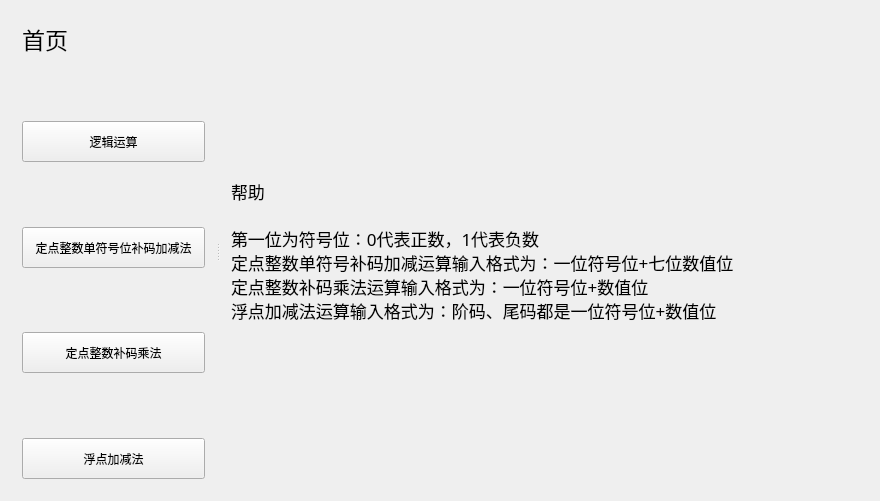
<?xml version="1.0" encoding="UTF-8"?>
<ui version="4.0">
 <class>Widget</class>
 <widget class="QWidget" name="Widget">
  <property name="geometry">
   <rect>
    <x>0</x>
    <y>0</y>
    <width>880</width>
    <height>501</height>
   </rect>
  </property>
  <property name="windowTitle">
   <string>Widget</string>
  </property>
  <layout class="QGridLayout" name="gridLayout">
   <item row="0" column="0">
    <widget class="QSplitter" name="splitter">
     <property name="orientation">
      <enum>Qt::Horizontal</enum>
     </property>
     <widget class="QWidget" name="sideWidget" native="true">
      <layout class="QGridLayout" name="gridLayout_2">
       <item row="5" column="0" colspan="3">
        <widget class="QPushButton" name="pushButtonPage0_2">
         <property name="minimumSize">
          <size>
           <width>141</width>
           <height>41</height>
          </size>
         </property>
         <property name="text">
          <string>定点整数单符号位补码加减法</string>
         </property>
        </widget>
       </item>
       <item row="8" column="1" colspan="2">
        <spacer name="verticalSpacer_4">
         <property name="orientation">
          <enum>Qt::Vertical</enum>
         </property>
         <property name="sizeHint" stdset="0">
          <size>
           <width>20</width>
           <height>58</height>
          </size>
         </property>
        </spacer>
       </item>
       <item row="7" column="0" colspan="3">
        <widget class="QPushButton" name="pushButtonPage0_3">
         <property name="minimumSize">
          <size>
           <width>141</width>
           <height>41</height>
          </size>
         </property>
         <property name="text">
          <string>定点整数补码乘法</string>
         </property>
        </widget>
       </item>
       <item row="6" column="1">
        <spacer name="verticalSpacer_3">
         <property name="orientation">
          <enum>Qt::Vertical</enum>
         </property>
         <property name="sizeHint" stdset="0">
          <size>
           <width>20</width>
           <height>49</height>
          </size>
         </property>
        </spacer>
       </item>
       <item row="3" column="0" colspan="3">
        <widget class="QPushButton" name="pushButtonPage0_1">
         <property name="minimumSize">
          <size>
           <width>141</width>
           <height>41</height>
          </size>
         </property>
         <property name="text">
          <string>逻辑运算</string>
         </property>
        </widget>
       </item>
       <item row="9" column="0" colspan="3">
        <widget class="QPushButton" name="pushButtonPage0_4">
         <property name="minimumSize">
          <size>
           <width>141</width>
           <height>41</height>
          </size>
         </property>
         <property name="text">
          <string>浮点加减法</string>
         </property>
        </widget>
       </item>
       <item row="4" column="1" colspan="2">
        <spacer name="verticalSpacer_2">
         <property name="orientation">
          <enum>Qt::Vertical</enum>
         </property>
         <property name="sizeHint" stdset="0">
          <size>
           <width>20</width>
           <height>48</height>
          </size>
         </property>
        </spacer>
       </item>
       <item row="2" column="0">
        <spacer name="verticalSpacer">
         <property name="orientation">
          <enum>Qt::Vertical</enum>
         </property>
         <property name="sizeHint" stdset="0">
          <size>
           <width>20</width>
           <height>38</height>
          </size>
         </property>
        </spacer>
       </item>
       <item row="0" column="0" colspan="3">
        <widget class="QLabel" name="label">
         <property name="font">
          <font>
           <family>微软雅黑</family>
           <pointsize>17</pointsize>
          </font>
         </property>
         <property name="text">
          <string>首页</string>
         </property>
         <property name="wordWrap">
          <bool>true</bool>
         </property>
        </widget>
       </item>
      </layout>
     </widget>
     <widget class="QStackedWidget" name="stackedWidget">
      <property name="currentIndex">
       <number>5</number>
      </property>
      <widget class="QWidget" name="page">
       <layout class="QGridLayout" name="gridLayout_8">
        <item row="0" column="1">
         <widget class="QLabel" name="label_2">
          <property name="font">
           <font>
            <pointsize>17</pointsize>
           </font>
          </property>
          <property name="text">
           <string>计算机组成算法实现（三）</string>
          </property>
         </widget>
        </item>
        <item row="1" column="0">
         <spacer name="horizontalSpacer_11">
          <property name="orientation">
           <enum>Qt::Horizontal</enum>
          </property>
          <property name="sizeHint" stdset="0">
           <size>
            <width>129</width>
            <height>20</height>
           </size>
          </property>
         </spacer>
        </item>
        <item row="1" column="2">
         <spacer name="horizontalSpacer_12">
          <property name="orientation">
           <enum>Qt::Horizontal</enum>
          </property>
          <property name="sizeHint" stdset="0">
           <size>
            <width>128</width>
            <height>20</height>
           </size>
          </property>
         </spacer>
        </item>
        <item row="2" column="0" colspan="3">
         <widget class="QWidget" name="widget_4" native="true">
          <layout class="QGridLayout" name="gridLayout_3">
           <item row="0" column="4">
            <spacer name="horizontalSpacer_2">
             <property name="orientation">
              <enum>Qt::Horizontal</enum>
             </property>
             <property name="sizeHint" stdset="0">
              <size>
               <width>105</width>
               <height>20</height>
              </size>
             </property>
            </spacer>
           </item>
           <item row="2" column="2">
            <widget class="QPushButton" name="pushButtonLogin">
             <property name="text">
              <string>确认</string>
             </property>
            </widget>
           </item>
           <item row="2" column="3">
            <spacer name="horizontalSpacer_4">
             <property name="orientation">
              <enum>Qt::Horizontal</enum>
             </property>
             <property name="sizeHint" stdset="0">
              <size>
               <width>106</width>
               <height>20</height>
              </size>
             </property>
            </spacer>
           </item>
           <item row="0" column="0">
            <spacer name="horizontalSpacer">
             <property name="orientation">
              <enum>Qt::Horizontal</enum>
             </property>
             <property name="sizeHint" stdset="0">
              <size>
               <width>106</width>
               <height>20</height>
              </size>
             </property>
            </spacer>
           </item>
           <item row="1" column="2">
            <spacer name="verticalSpacer_6">
             <property name="orientation">
              <enum>Qt::Vertical</enum>
             </property>
             <property name="sizeType">
              <enum>QSizePolicy::Maximum</enum>
             </property>
             <property name="sizeHint" stdset="0">
              <size>
               <width>20</width>
               <height>50</height>
              </size>
             </property>
            </spacer>
           </item>
           <item row="2" column="1">
            <spacer name="horizontalSpacer_3">
             <property name="orientation">
              <enum>Qt::Horizontal</enum>
             </property>
             <property name="sizeHint" stdset="0">
              <size>
               <width>105</width>
               <height>20</height>
              </size>
             </property>
            </spacer>
           </item>
           <item row="0" column="1" colspan="3">
            <layout class="QHBoxLayout" name="horizontalLayout">
             <item>
              <widget class="QLabel" name="label_3">
               <property name="font">
                <font>
                 <pointsize>13</pointsize>
                </font>
               </property>
               <property name="text">
                <string>输入口令：</string>
               </property>
              </widget>
             </item>
             <item>
              <widget class="QLineEdit" name="passwordEdit"/>
             </item>
            </layout>
           </item>
          </layout>
         </widget>
        </item>
       </layout>
      </widget>
      <widget class="QWidget" name="page_2">
       <layout class="QGridLayout" name="gridLayout_7">
        <item row="0" column="0">
         <widget class="QWidget" name="widget_2" native="true">
          <layout class="QGridLayout" name="gridLayout_5"/>
         </widget>
        </item>
        <item row="1" column="0">
         <widget class="QWidget" name="widget_3" native="true">
          <layout class="QGridLayout" name="gridLayout_6">
           <item row="0" column="0">
            <layout class="QHBoxLayout" name="horizontalLayout_2">
             <item>
              <layout class="QVBoxLayout" name="verticalLayout"/>
             </item>
             <item>
              <spacer name="horizontalSpacer_30">
               <property name="orientation">
                <enum>Qt::Horizontal</enum>
               </property>
               <property name="sizeHint" stdset="0">
                <size>
                 <width>40</width>
                 <height>20</height>
                </size>
               </property>
              </spacer>
             </item>
             <item>
              <widget class="QLabel" name="label_5">
               <property name="text">
                <string>请输入第一个数：</string>
               </property>
              </widget>
             </item>
             <item>
              <widget class="QLineEdit" name="lineEditPage1_1"/>
             </item>
             <item>
              <spacer name="horizontalSpacer_31">
               <property name="orientation">
                <enum>Qt::Horizontal</enum>
               </property>
               <property name="sizeHint" stdset="0">
                <size>
                 <width>40</width>
                 <height>20</height>
                </size>
               </property>
              </spacer>
             </item>
            </layout>
           </item>
           <item row="1" column="0">
            <spacer name="verticalSpacer_8">
             <property name="orientation">
              <enum>Qt::Vertical</enum>
             </property>
             <property name="sizeType">
              <enum>QSizePolicy::Maximum</enum>
             </property>
             <property name="sizeHint" stdset="0">
              <size>
               <width>20</width>
               <height>50</height>
              </size>
             </property>
            </spacer>
           </item>
           <item row="2" column="0">
            <layout class="QHBoxLayout" name="horizontalLayout_4">
             <item>
              <spacer name="horizontalSpacer_32">
               <property name="orientation">
                <enum>Qt::Horizontal</enum>
               </property>
               <property name="sizeHint" stdset="0">
                <size>
                 <width>40</width>
                 <height>20</height>
                </size>
               </property>
              </spacer>
             </item>
             <item>
              <widget class="QLabel" name="label_7">
               <property name="text">
                <string>请输入第二个数：</string>
               </property>
              </widget>
             </item>
             <item>
              <widget class="QLineEdit" name="lineEditPage1_2"/>
             </item>
             <item>
              <spacer name="horizontalSpacer_33">
               <property name="orientation">
                <enum>Qt::Horizontal</enum>
               </property>
               <property name="sizeHint" stdset="0">
                <size>
                 <width>40</width>
                 <height>20</height>
                </size>
               </property>
              </spacer>
             </item>
            </layout>
           </item>
           <item row="3" column="0">
            <spacer name="verticalSpacer_9">
             <property name="orientation">
              <enum>Qt::Vertical</enum>
             </property>
             <property name="sizeType">
              <enum>QSizePolicy::Maximum</enum>
             </property>
             <property name="sizeHint" stdset="0">
              <size>
               <width>20</width>
               <height>50</height>
              </size>
             </property>
            </spacer>
           </item>
           <item row="4" column="0">
            <layout class="QHBoxLayout" name="horizontalLayout_3">
             <item>
              <spacer name="horizontalSpacer_34">
               <property name="orientation">
                <enum>Qt::Horizontal</enum>
               </property>
               <property name="sizeHint" stdset="0">
                <size>
                 <width>40</width>
                 <height>20</height>
                </size>
               </property>
              </spacer>
             </item>
             <item>
              <widget class="QLabel" name="label_6">
               <property name="text">
                <string>结果为：</string>
               </property>
              </widget>
             </item>
             <item>
              <widget class="QLineEdit" name="lineEditPage1_3"/>
             </item>
             <item>
              <spacer name="horizontalSpacer_35">
               <property name="orientation">
                <enum>Qt::Horizontal</enum>
               </property>
               <property name="sizeHint" stdset="0">
                <size>
                 <width>40</width>
                 <height>20</height>
                </size>
               </property>
              </spacer>
             </item>
            </layout>
           </item>
          </layout>
         </widget>
        </item>
        <item row="2" column="0">
         <widget class="QWidget" name="widget" native="true">
          <layout class="QGridLayout" name="gridLayout_4">
           <item row="0" column="0">
            <layout class="QHBoxLayout" name="horizontalLayout_5">
             <item>
              <widget class="QPushButton" name="pushButtonPage1_Input">
               <property name="text">
                <string>输入</string>
               </property>
              </widget>
             </item>
             <item>
              <spacer name="horizontalSpacer_5">
               <property name="orientation">
                <enum>Qt::Horizontal</enum>
               </property>
               <property name="sizeHint" stdset="0">
                <size>
                 <width>40</width>
                 <height>20</height>
                </size>
               </property>
              </spacer>
             </item>
             <item>
              <widget class="QPushButton" name="pushButtonPage1_Non">
               <property name="text">
                <string>逻辑非</string>
               </property>
              </widget>
             </item>
             <item>
              <spacer name="horizontalSpacer_6">
               <property name="orientation">
                <enum>Qt::Horizontal</enum>
               </property>
               <property name="sizeHint" stdset="0">
                <size>
                 <width>40</width>
                 <height>20</height>
                </size>
               </property>
              </spacer>
             </item>
             <item>
              <widget class="QPushButton" name="pushButtonPage1_Create">
               <property name="text">
                <string>逻辑加</string>
               </property>
              </widget>
             </item>
            </layout>
           </item>
           <item row="1" column="0">
            <layout class="QHBoxLayout" name="horizontalLayout_6">
             <item>
              <widget class="QPushButton" name="pushButtonPage1_Mul">
               <property name="text">
                <string>逻辑乘</string>
               </property>
              </widget>
             </item>
             <item>
              <spacer name="horizontalSpacer_7">
               <property name="orientation">
                <enum>Qt::Horizontal</enum>
               </property>
               <property name="sizeHint" stdset="0">
                <size>
                 <width>40</width>
                 <height>20</height>
                </size>
               </property>
              </spacer>
             </item>
             <item>
              <widget class="QPushButton" name="pushButtonPage1_Exc">
               <property name="text">
                <string>逻辑异</string>
               </property>
              </widget>
             </item>
             <item>
              <spacer name="horizontalSpacer_8">
               <property name="orientation">
                <enum>Qt::Horizontal</enum>
               </property>
               <property name="sizeHint" stdset="0">
                <size>
                 <width>40</width>
                 <height>20</height>
                </size>
               </property>
              </spacer>
             </item>
             <item>
              <widget class="QPushButton" name="pushButtonPage1_return">
               <property name="text">
                <string>返回</string>
               </property>
              </widget>
             </item>
            </layout>
           </item>
          </layout>
         </widget>
        </item>
       </layout>
      </widget>
      <widget class="QWidget" name="page_3">
       <layout class="QGridLayout" name="gridLayout_11">
        <item row="0" column="0">
         <spacer name="horizontalSpacer_9">
          <property name="orientation">
           <enum>Qt::Horizontal</enum>
          </property>
          <property name="sizeType">
           <enum>QSizePolicy::Maximum</enum>
          </property>
          <property name="sizeHint" stdset="0">
           <size>
            <width>120</width>
            <height>20</height>
           </size>
          </property>
         </spacer>
        </item>
        <item row="0" column="1">
         <widget class="QWidget" name="widget_5" native="true">
          <layout class="QGridLayout" name="gridLayout_10">
           <item row="3" column="0">
            <layout class="QHBoxLayout" name="horizontalLayout_8">
             <item>
              <widget class="QLabel" name="label_10">
               <property name="text">
                <string>请输入第二个数（输入为补码）：</string>
               </property>
              </widget>
             </item>
             <item>
              <widget class="QLineEdit" name="lineEditPage2_2"/>
             </item>
            </layout>
           </item>
           <item row="1" column="0">
            <layout class="QHBoxLayout" name="horizontalLayout_7">
             <item>
              <widget class="QLabel" name="label_9">
               <property name="text">
                <string>请输入第一个数（输入为补码）：</string>
               </property>
              </widget>
             </item>
             <item>
              <widget class="QLineEdit" name="lineEditPage2_1"/>
             </item>
            </layout>
           </item>
           <item row="4" column="0">
            <spacer name="verticalSpacer_7">
             <property name="orientation">
              <enum>Qt::Vertical</enum>
             </property>
             <property name="sizeHint" stdset="0">
              <size>
               <width>20</width>
               <height>43</height>
              </size>
             </property>
            </spacer>
           </item>
           <item row="2" column="0">
            <spacer name="verticalSpacer_5">
             <property name="orientation">
              <enum>Qt::Vertical</enum>
             </property>
             <property name="sizeHint" stdset="0">
              <size>
               <width>20</width>
               <height>41</height>
              </size>
             </property>
            </spacer>
           </item>
           <item row="5" column="0">
            <layout class="QHBoxLayout" name="horizontalLayout_9">
             <item>
              <widget class="QLabel" name="label_11">
               <property name="text">
                <string>加 法 结 果 为（补码）：</string>
               </property>
              </widget>
             </item>
             <item>
              <widget class="QLineEdit" name="lineEditPage2_3"/>
             </item>
            </layout>
           </item>
           <item row="6" column="0">
            <spacer name="verticalSpacer_10">
             <property name="orientation">
              <enum>Qt::Vertical</enum>
             </property>
             <property name="sizeHint" stdset="0">
              <size>
               <width>20</width>
               <height>41</height>
              </size>
             </property>
            </spacer>
           </item>
           <item row="7" column="0">
            <layout class="QHBoxLayout" name="horizontalLayout_10">
             <item>
              <widget class="QLabel" name="label_12">
               <property name="text">
                <string>减 法 结 果 为（补码）：</string>
               </property>
              </widget>
             </item>
             <item>
              <widget class="QLineEdit" name="lineEditPage2_4"/>
             </item>
            </layout>
           </item>
           <item row="0" column="0">
            <spacer name="verticalSpacer_11">
             <property name="orientation">
              <enum>Qt::Vertical</enum>
             </property>
             <property name="sizeHint" stdset="0">
              <size>
               <width>20</width>
               <height>65</height>
              </size>
             </property>
            </spacer>
           </item>
          </layout>
         </widget>
        </item>
        <item row="0" column="2">
         <spacer name="horizontalSpacer_10">
          <property name="orientation">
           <enum>Qt::Horizontal</enum>
          </property>
          <property name="sizeType">
           <enum>QSizePolicy::Maximum</enum>
          </property>
          <property name="sizeHint" stdset="0">
           <size>
            <width>120</width>
            <height>20</height>
           </size>
          </property>
         </spacer>
        </item>
        <item row="1" column="0" colspan="3">
         <widget class="QWidget" name="widget_6" native="true">
          <layout class="QGridLayout" name="gridLayout_9">
           <item row="0" column="0">
            <widget class="QPushButton" name="pushButtonPage2_Input">
             <property name="minimumSize">
              <size>
               <width>150</width>
               <height>0</height>
              </size>
             </property>
             <property name="text">
              <string>输入</string>
             </property>
            </widget>
           </item>
           <item row="0" column="1">
            <spacer name="horizontalSpacer_15">
             <property name="orientation">
              <enum>Qt::Horizontal</enum>
             </property>
             <property name="sizeHint" stdset="0">
              <size>
               <width>105</width>
               <height>20</height>
              </size>
             </property>
            </spacer>
           </item>
           <item row="0" column="3">
            <widget class="QPushButton" name="pushButtonPage2_Return">
             <property name="minimumSize">
              <size>
               <width>150</width>
               <height>0</height>
              </size>
             </property>
             <property name="text">
              <string>返回</string>
             </property>
            </widget>
           </item>
           <item row="1" column="0">
            <widget class="QPushButton" name="pushButtonPage2_Plus">
             <property name="text">
              <string>加法</string>
             </property>
            </widget>
           </item>
           <item row="1" column="2">
            <spacer name="horizontalSpacer_16">
             <property name="orientation">
              <enum>Qt::Horizontal</enum>
             </property>
             <property name="sizeHint" stdset="0">
              <size>
               <width>104</width>
               <height>20</height>
              </size>
             </property>
            </spacer>
           </item>
           <item row="1" column="3">
            <widget class="QPushButton" name="pushButtonPage2_Del">
             <property name="text">
              <string>减法</string>
             </property>
            </widget>
           </item>
          </layout>
         </widget>
        </item>
       </layout>
      </widget>
      <widget class="QWidget" name="page_4">
       <layout class="QGridLayout" name="gridLayout_14">
        <item row="0" column="0">
         <widget class="QWidget" name="widget_7" native="true">
          <layout class="QGridLayout" name="gridLayout_13">
           <item row="0" column="0">
            <spacer name="verticalSpacer_14">
             <property name="orientation">
              <enum>Qt::Vertical</enum>
             </property>
             <property name="sizeType">
              <enum>QSizePolicy::Maximum</enum>
             </property>
             <property name="sizeHint" stdset="0">
              <size>
               <width>20</width>
               <height>60</height>
              </size>
             </property>
            </spacer>
           </item>
           <item row="1" column="0" colspan="2">
            <layout class="QHBoxLayout" name="horizontalLayout_11">
             <item>
              <spacer name="horizontalSpacer_24">
               <property name="orientation">
                <enum>Qt::Horizontal</enum>
               </property>
               <property name="sizeType">
                <enum>QSizePolicy::Maximum</enum>
               </property>
               <property name="sizeHint" stdset="0">
                <size>
                 <width>100</width>
                 <height>20</height>
                </size>
               </property>
              </spacer>
             </item>
             <item>
              <widget class="QLabel" name="label_14">
               <property name="text">
                <string>请输入被乘数：</string>
               </property>
              </widget>
             </item>
             <item>
              <widget class="QLineEdit" name="lineEditPage3_1"/>
             </item>
             <item>
              <spacer name="horizontalSpacer_25">
               <property name="orientation">
                <enum>Qt::Horizontal</enum>
               </property>
               <property name="sizeType">
                <enum>QSizePolicy::Maximum</enum>
               </property>
               <property name="sizeHint" stdset="0">
                <size>
                 <width>100</width>
                 <height>20</height>
                </size>
               </property>
              </spacer>
             </item>
            </layout>
           </item>
           <item row="2" column="1">
            <spacer name="verticalSpacer_12">
             <property name="orientation">
              <enum>Qt::Vertical</enum>
             </property>
             <property name="sizeType">
              <enum>QSizePolicy::Maximum</enum>
             </property>
             <property name="sizeHint" stdset="0">
              <size>
               <width>20</width>
               <height>60</height>
              </size>
             </property>
            </spacer>
           </item>
           <item row="3" column="0" colspan="2">
            <layout class="QHBoxLayout" name="horizontalLayout_12">
             <item>
              <spacer name="horizontalSpacer_26">
               <property name="orientation">
                <enum>Qt::Horizontal</enum>
               </property>
               <property name="sizeType">
                <enum>QSizePolicy::Maximum</enum>
               </property>
               <property name="sizeHint" stdset="0">
                <size>
                 <width>100</width>
                 <height>20</height>
                </size>
               </property>
              </spacer>
             </item>
             <item>
              <widget class="QLabel" name="label_15">
               <property name="text">
                <string>请输入乘数：</string>
               </property>
              </widget>
             </item>
             <item>
              <widget class="QLineEdit" name="lineEditPage3_2"/>
             </item>
             <item>
              <spacer name="horizontalSpacer_27">
               <property name="orientation">
                <enum>Qt::Horizontal</enum>
               </property>
               <property name="sizeType">
                <enum>QSizePolicy::Maximum</enum>
               </property>
               <property name="sizeHint" stdset="0">
                <size>
                 <width>100</width>
                 <height>20</height>
                </size>
               </property>
              </spacer>
             </item>
            </layout>
           </item>
           <item row="4" column="1">
            <spacer name="verticalSpacer_13">
             <property name="orientation">
              <enum>Qt::Vertical</enum>
             </property>
             <property name="sizeType">
              <enum>QSizePolicy::Maximum</enum>
             </property>
             <property name="sizeHint" stdset="0">
              <size>
               <width>20</width>
               <height>60</height>
              </size>
             </property>
            </spacer>
           </item>
           <item row="5" column="0" colspan="2">
            <layout class="QHBoxLayout" name="horizontalLayout_13">
             <item>
              <spacer name="horizontalSpacer_28">
               <property name="orientation">
                <enum>Qt::Horizontal</enum>
               </property>
               <property name="sizeType">
                <enum>QSizePolicy::Maximum</enum>
               </property>
               <property name="sizeHint" stdset="0">
                <size>
                 <width>100</width>
                 <height>20</height>
                </size>
               </property>
              </spacer>
             </item>
             <item>
              <widget class="QLabel" name="label_16">
               <property name="text">
                <string>乘法结果为：</string>
               </property>
              </widget>
             </item>
             <item>
              <widget class="QLineEdit" name="lineEditPage3_3"/>
             </item>
             <item>
              <widget class="QLabel" name="label_13">
               <property name="text">
                <string/>
               </property>
              </widget>
             </item>
             <item>
              <spacer name="horizontalSpacer_29">
               <property name="orientation">
                <enum>Qt::Horizontal</enum>
               </property>
               <property name="sizeType">
                <enum>QSizePolicy::Maximum</enum>
               </property>
               <property name="sizeHint" stdset="0">
                <size>
                 <width>100</width>
                 <height>20</height>
                </size>
               </property>
              </spacer>
             </item>
            </layout>
           </item>
          </layout>
         </widget>
        </item>
        <item row="1" column="0">
         <widget class="QWidget" name="widget_8" native="true">
          <layout class="QGridLayout" name="gridLayout_12">
           <item row="0" column="0">
            <widget class="QPushButton" name="pushButtonPage3_Input">
             <property name="text">
              <string>输入</string>
             </property>
            </widget>
           </item>
           <item row="0" column="1">
            <spacer name="horizontalSpacer_17">
             <property name="orientation">
              <enum>Qt::Horizontal</enum>
             </property>
             <property name="sizeHint" stdset="0">
              <size>
               <width>139</width>
               <height>20</height>
              </size>
             </property>
            </spacer>
           </item>
           <item row="0" column="2">
            <widget class="QPushButton" name="pushButtonPage3_Mul">
             <property name="text">
              <string>乘法</string>
             </property>
            </widget>
           </item>
           <item row="0" column="3">
            <spacer name="horizontalSpacer_18">
             <property name="orientation">
              <enum>Qt::Horizontal</enum>
             </property>
             <property name="sizeHint" stdset="0">
              <size>
               <width>139</width>
               <height>20</height>
              </size>
             </property>
            </spacer>
           </item>
           <item row="0" column="4">
            <widget class="QPushButton" name="pushButtonPage3_Return">
             <property name="text">
              <string>返回</string>
             </property>
            </widget>
           </item>
          </layout>
         </widget>
        </item>
       </layout>
      </widget>
      <widget class="QWidget" name="page_5">
       <layout class="QGridLayout" name="gridLayout_17">
        <item row="0" column="0">
         <widget class="QWidget" name="widget_9" native="true">
          <layout class="QGridLayout" name="gridLayout_16">
           <item row="0" column="1">
            <spacer name="verticalSpacer_21">
             <property name="orientation">
              <enum>Qt::Vertical</enum>
             </property>
             <property name="sizeType">
              <enum>QSizePolicy::Maximum</enum>
             </property>
             <property name="sizeHint" stdset="0">
              <size>
               <width>20</width>
               <height>60</height>
              </size>
             </property>
            </spacer>
           </item>
           <item row="1" column="0" colspan="2">
            <layout class="QHBoxLayout" name="horizontalLayout_14">
             <item>
              <widget class="QLabel" name="label_18">
               <property name="text">
                <string>第一个数的阶码：</string>
               </property>
              </widget>
             </item>
             <item>
              <widget class="QLineEdit" name="lineEditPage4_1"/>
             </item>
            </layout>
           </item>
           <item row="1" column="2" colspan="3">
            <layout class="QHBoxLayout" name="horizontalLayout_18">
             <item>
              <widget class="QLabel" name="label_22">
               <property name="text">
                <string>尾数(直接输入小数位)：</string>
               </property>
              </widget>
             </item>
             <item>
              <widget class="QLineEdit" name="lineEditPage4_2"/>
             </item>
            </layout>
           </item>
           <item row="2" column="0">
            <spacer name="verticalSpacer_15">
             <property name="orientation">
              <enum>Qt::Vertical</enum>
             </property>
             <property name="sizeType">
              <enum>QSizePolicy::Maximum</enum>
             </property>
             <property name="sizeHint" stdset="0">
              <size>
               <width>20</width>
               <height>38</height>
              </size>
             </property>
            </spacer>
           </item>
           <item row="3" column="0" colspan="2">
            <layout class="QHBoxLayout" name="horizontalLayout_15">
             <item>
              <widget class="QLabel" name="label_19">
               <property name="text">
                <string>第二个数的阶码：</string>
               </property>
              </widget>
             </item>
             <item>
              <widget class="QLineEdit" name="lineEditPage4_3"/>
             </item>
            </layout>
           </item>
           <item row="2" column="4">
            <spacer name="verticalSpacer_18">
             <property name="orientation">
              <enum>Qt::Vertical</enum>
             </property>
             <property name="sizeType">
              <enum>QSizePolicy::Maximum</enum>
             </property>
             <property name="sizeHint" stdset="0">
              <size>
               <width>20</width>
               <height>38</height>
              </size>
             </property>
            </spacer>
           </item>
           <item row="4" column="0">
            <spacer name="verticalSpacer_16">
             <property name="orientation">
              <enum>Qt::Vertical</enum>
             </property>
             <property name="sizeType">
              <enum>QSizePolicy::Maximum</enum>
             </property>
             <property name="sizeHint" stdset="0">
              <size>
               <width>20</width>
               <height>39</height>
              </size>
             </property>
            </spacer>
           </item>
           <item row="3" column="2" colspan="3">
            <layout class="QHBoxLayout" name="horizontalLayout_19">
             <item>
              <widget class="QLabel" name="label_23">
               <property name="text">
                <string>尾数（直接输入小数位）：</string>
               </property>
              </widget>
             </item>
             <item>
              <widget class="QLineEdit" name="lineEditPage4_4"/>
             </item>
            </layout>
           </item>
           <item row="4" column="3">
            <spacer name="verticalSpacer_19">
             <property name="orientation">
              <enum>Qt::Vertical</enum>
             </property>
             <property name="sizeType">
              <enum>QSizePolicy::Maximum</enum>
             </property>
             <property name="sizeHint" stdset="0">
              <size>
               <width>20</width>
               <height>13</height>
              </size>
             </property>
            </spacer>
           </item>
           <item row="6" column="0">
            <spacer name="verticalSpacer_17">
             <property name="orientation">
              <enum>Qt::Vertical</enum>
             </property>
             <property name="sizeType">
              <enum>QSizePolicy::Maximum</enum>
             </property>
             <property name="sizeHint" stdset="0">
              <size>
               <width>20</width>
               <height>44</height>
              </size>
             </property>
            </spacer>
           </item>
           <item row="6" column="4">
            <spacer name="verticalSpacer_20">
             <property name="orientation">
              <enum>Qt::Vertical</enum>
             </property>
             <property name="sizeType">
              <enum>QSizePolicy::Maximum</enum>
             </property>
             <property name="sizeHint" stdset="0">
              <size>
               <width>20</width>
               <height>38</height>
              </size>
             </property>
            </spacer>
           </item>
           <item row="5" column="0" colspan="2">
            <layout class="QHBoxLayout" name="horizontalLayout_16">
             <item>
              <widget class="QLabel" name="label_20">
               <property name="text">
                <string>加法的阶码：</string>
               </property>
              </widget>
             </item>
             <item>
              <widget class="QLineEdit" name="lineEditPage4_5"/>
             </item>
            </layout>
           </item>
           <item row="5" column="2" colspan="3">
            <layout class="QHBoxLayout" name="horizontalLayout_20">
             <item>
              <widget class="QLabel" name="label_24">
               <property name="text">
                <string>尾数：</string>
               </property>
              </widget>
             </item>
             <item>
              <widget class="QLineEdit" name="lineEditPage4_6"/>
             </item>
            </layout>
           </item>
           <item row="7" column="0" colspan="2">
            <layout class="QHBoxLayout" name="horizontalLayout_17">
             <item>
              <widget class="QLabel" name="label_21">
               <property name="text">
                <string>减法的阶码：</string>
               </property>
              </widget>
             </item>
             <item>
              <widget class="QLineEdit" name="lineEditPage4_7"/>
             </item>
            </layout>
           </item>
           <item row="7" column="2" colspan="3">
            <layout class="QHBoxLayout" name="horizontalLayout_21">
             <item>
              <widget class="QLabel" name="label_25">
               <property name="text">
                <string>尾数：</string>
               </property>
              </widget>
             </item>
             <item>
              <widget class="QLineEdit" name="lineEditPage4_8"/>
             </item>
            </layout>
           </item>
          </layout>
         </widget>
        </item>
        <item row="1" column="0">
         <widget class="QWidget" name="widget_10" native="true">
          <layout class="QGridLayout" name="gridLayout_15">
           <item row="0" column="0">
            <widget class="QPushButton" name="pushButtonPage4_Input">
             <property name="text">
              <string>输入</string>
             </property>
            </widget>
           </item>
           <item row="0" column="1">
            <spacer name="horizontalSpacer_19">
             <property name="orientation">
              <enum>Qt::Horizontal</enum>
             </property>
             <property name="sizeHint" stdset="0">
              <size>
               <width>63</width>
               <height>20</height>
              </size>
             </property>
            </spacer>
           </item>
           <item row="0" column="2">
            <widget class="QPushButton" name="pushButtonPage4_Plus">
             <property name="text">
              <string>加法</string>
             </property>
            </widget>
           </item>
           <item row="0" column="3">
            <spacer name="horizontalSpacer_20">
             <property name="orientation">
              <enum>Qt::Horizontal</enum>
             </property>
             <property name="sizeHint" stdset="0">
              <size>
               <width>62</width>
               <height>20</height>
              </size>
             </property>
            </spacer>
           </item>
           <item row="0" column="4">
            <widget class="QPushButton" name="pushButtonPage4_Del">
             <property name="text">
              <string>减法</string>
             </property>
            </widget>
           </item>
           <item row="0" column="5">
            <spacer name="horizontalSpacer_21">
             <property name="orientation">
              <enum>Qt::Horizontal</enum>
             </property>
             <property name="sizeHint" stdset="0">
              <size>
               <width>63</width>
               <height>20</height>
              </size>
             </property>
            </spacer>
           </item>
           <item row="0" column="6">
            <widget class="QPushButton" name="pushButtonPage4_Return">
             <property name="text">
              <string>返回</string>
             </property>
            </widget>
           </item>
          </layout>
         </widget>
        </item>
       </layout>
      </widget>
      <widget class="QWidget" name="page_6">
       <layout class="QGridLayout" name="gridLayout_18">
        <item row="0" column="0">
         <widget class="QLabel" name="label_26">
          <property name="font">
           <font>
            <family>微软雅黑</family>
            <pointsize>13</pointsize>
           </font>
          </property>
          <property name="text">
           <string>帮助

第一位为符号位：0代表正数，1代表负数
定点整数单符号补码加减运算输入格式为：一位符号位+七位数值位
定点整数补码乘法运算输入格式为：一位符号位+数值位
浮点加减法运算输入格式为：阶码、尾码都是一位符号位+数值位</string>
          </property>
         </widget>
        </item>
       </layout>
      </widget>
     </widget>
    </widget>
   </item>
  </layout>
 </widget>
 <layoutdefault spacing="6" margin="11"/>
 <resources/>
 <connections/>
</ui>
